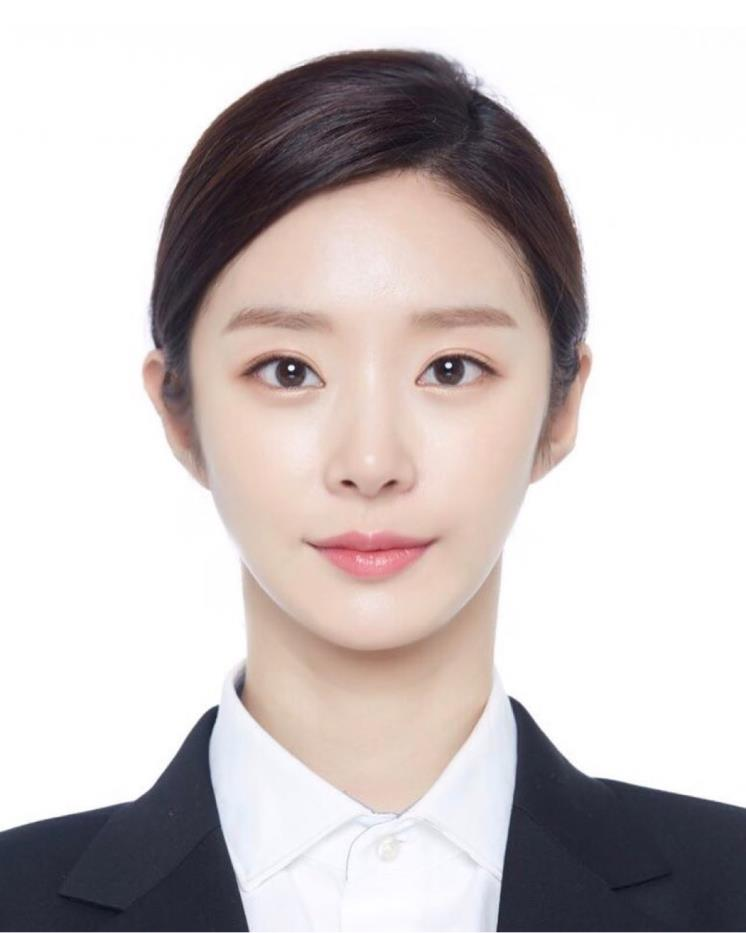
#> input picture AI Practice/1110/selfie.jpg, 746 x 933 px
$ python practice.py
#> lines starting #> are read from the running program, lines starting #| are printed output that depends on the picture; after the words box and inside, x2 and y2 are one past the last pixel; in counts of white or black regions, pixels touching at a corner belong together
# HSV로 얼굴 색상 기반 마스크

import cv2
import numpy as np

# 1. 이미지 로드
image = cv2.imread('selfie.jpg')
#> image is the input picture: shape (933, 746, 3); mean B, G, R 197.4, 197.8, 205.6
hsv = cv2.cvtColor(image, cv2.COLOR_BGR2HSV)
#> hsv: shape (933, 746, 3); mean H, S, V 39.1, 24.5, 207.8

# 2. 피부색 HSV 범위 정의
lower_skin = np.array([0, 10, 80])
upper_skin = np.array([30, 200, 255])

# 3. 피부색 영역 마스크 생성
mask_skin = cv2.inRange(hsv, lower_skin, upper_skin)
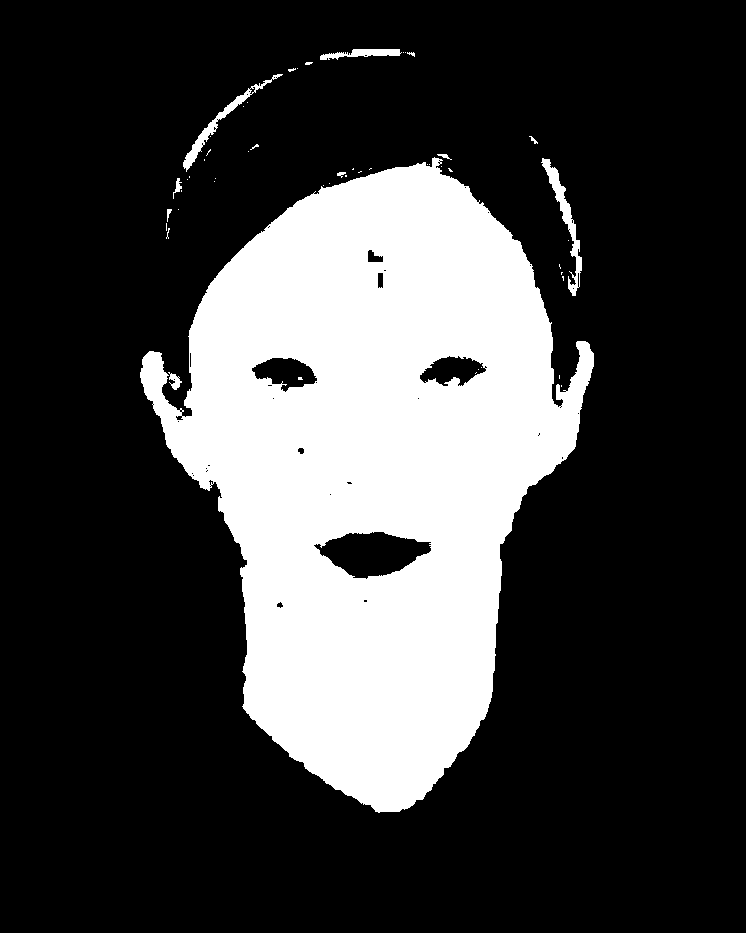
#> mask_skin: shape (933, 746); 25% white; 51 white regions (40 under 20 px), largest, box (x1, y1, x2, y2) and area: (140, 157, 594, 813) 171281, (541, 158, 582, 296) 1113, (183, 74, 283, 172) 889

# 4. 피부색 부분만 흰색으로 지우기
result = image.copy()
result[mask_skin > 0] = (255, 255, 255)
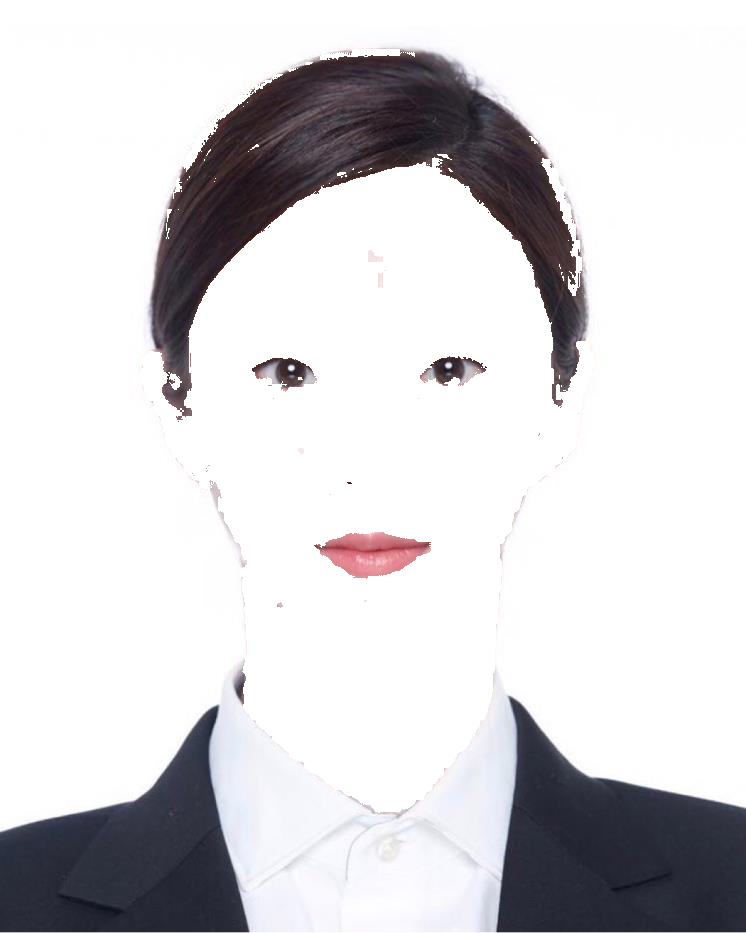
#> result: shape (933, 746, 3); mean B, G, R 216.8, 214.3, 215.6

rgba = cv2.cvtColor(image, cv2.COLOR_BGR2BGRA)
rgba[mask_skin > 0, 3] = 0

# 5. 결과 표시
cv2.imshow("Original", image)
cv2.imshow("Skin Mask", mask_skin)
cv2.imshow("Face Color Removed (HSV)", result)
cv2.imwrite("Face_Color_Removed(HSV)_Transparent.png", rgba)
cv2.waitKey(0)
cv2.destroyAllWindows()
